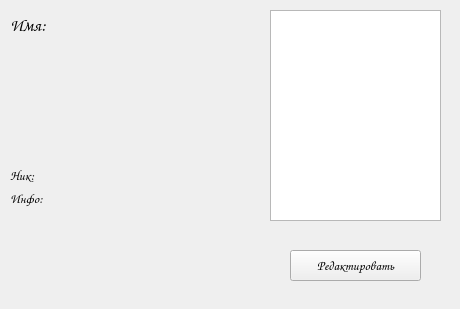
<?xml version="1.0" encoding="UTF-8"?>
<ui version="4.0">
 <class>Form</class>
 <widget class="QWidget" name="Form">
  <property name="geometry">
   <rect>
    <x>0</x>
    <y>0</y>
    <width>460</width>
    <height>309</height>
   </rect>
  </property>
  <property name="font">
   <font>
    <family>Comic Sans MS</family>
    <pointsize>10</pointsize>
   </font>
  </property>
  <property name="windowTitle">
   <string>Form</string>
  </property>
  <widget class="QStackedWidget" name="stackedWidget">
   <property name="geometry">
    <rect>
     <x>0</x>
     <y>0</y>
     <width>451</width>
     <height>291</height>
    </rect>
   </property>
   <property name="currentIndex">
    <number>0</number>
   </property>
   <widget class="QWidget" name="page_users">
    <widget class="QLabel" name="label_3">
     <property name="geometry">
      <rect>
       <x>10</x>
       <y>190</y>
       <width>241</width>
       <height>91</height>
      </rect>
     </property>
     <property name="text">
      <string>Инфо: </string>
     </property>
     <property name="textFormat">
      <enum>Qt::AutoText</enum>
     </property>
     <property name="scaledContents">
      <bool>false</bool>
     </property>
     <property name="alignment">
      <set>Qt::AlignLeading|Qt::AlignLeft|Qt::AlignTop</set>
     </property>
     <property name="wordWrap">
      <bool>true</bool>
     </property>
    </widget>
    <widget class="QPushButton" name="edit_btn">
     <property name="enabled">
      <bool>true</bool>
     </property>
     <property name="geometry">
      <rect>
       <x>290</x>
       <y>250</y>
       <width>131</width>
       <height>31</height>
      </rect>
     </property>
     <property name="text">
      <string>Редактировать</string>
     </property>
    </widget>
    <widget class="QListWidget" name="list">
     <property name="geometry">
      <rect>
       <x>270</x>
       <y>10</y>
       <width>171</width>
       <height>211</height>
      </rect>
     </property>
    </widget>
    <widget class="QLabel" name="label_1">
     <property name="geometry">
      <rect>
       <x>10</x>
       <y>160</y>
       <width>241</width>
       <height>31</height>
      </rect>
     </property>
     <property name="text">
      <string>Ник:</string>
     </property>
    </widget>
    <widget class="QLabel" name="label_2">
     <property name="geometry">
      <rect>
       <x>10</x>
       <y>10</y>
       <width>241</width>
       <height>31</height>
      </rect>
     </property>
     <property name="font">
      <font>
       <family>Comic Sans MS</family>
       <pointsize>13</pointsize>
      </font>
     </property>
     <property name="text">
      <string>Имя:</string>
     </property>
    </widget>
    <widget class="QLabel" name="img_prof">
     <property name="geometry">
      <rect>
       <x>10</x>
       <y>40</y>
       <width>151</width>
       <height>111</height>
      </rect>
     </property>
     <property name="text">
      <string/>
     </property>
    </widget>
   </widget>
   <widget class="QWidget" name="page_edit">
    <widget class="QLineEdit" name="pass_line">
     <property name="geometry">
      <rect>
       <x>10</x>
       <y>110</y>
       <width>181</width>
       <height>31</height>
      </rect>
     </property>
     <property name="text">
      <string/>
     </property>
    </widget>
    <widget class="QLineEdit" name="name2_line">
     <property name="geometry">
      <rect>
       <x>250</x>
       <y>40</y>
       <width>191</width>
       <height>31</height>
      </rect>
     </property>
     <property name="text">
      <string/>
     </property>
    </widget>
    <widget class="QLabel" name="label_4">
     <property name="geometry">
      <rect>
       <x>10</x>
       <y>80</y>
       <width>91</width>
       <height>16</height>
      </rect>
     </property>
     <property name="text">
      <string>Пароль:</string>
     </property>
    </widget>
    <widget class="QLabel" name="label_5">
     <property name="geometry">
      <rect>
       <x>250</x>
       <y>10</y>
       <width>91</width>
       <height>16</height>
      </rect>
     </property>
     <property name="text">
      <string>Фамилия:</string>
     </property>
    </widget>
    <widget class="QLabel" name="label_6">
     <property name="geometry">
      <rect>
       <x>250</x>
       <y>80</y>
       <width>91</width>
       <height>16</height>
      </rect>
     </property>
     <property name="text">
      <string>Обо мне:</string>
     </property>
    </widget>
    <widget class="QPushButton" name="back_btn">
     <property name="enabled">
      <bool>true</bool>
     </property>
     <property name="geometry">
      <rect>
       <x>20</x>
       <y>250</y>
       <width>131</width>
       <height>31</height>
      </rect>
     </property>
     <property name="text">
      <string>Назад</string>
     </property>
    </widget>
    <widget class="QPushButton" name="editconf_btn">
     <property name="enabled">
      <bool>true</bool>
     </property>
     <property name="geometry">
      <rect>
       <x>350</x>
       <y>250</y>
       <width>91</width>
       <height>31</height>
      </rect>
     </property>
     <property name="text">
      <string>Изменить</string>
     </property>
    </widget>
    <widget class="QTextEdit" name="about_line">
     <property name="geometry">
      <rect>
       <x>250</x>
       <y>110</y>
       <width>191</width>
       <height>131</height>
      </rect>
     </property>
     <property name="html">
      <string>&lt;!DOCTYPE HTML PUBLIC &quot;-//W3C//DTD HTML 4.0//EN&quot; &quot;http://www.w3.org/TR/REC-html40/strict.dtd&quot;&gt;
&lt;html&gt;&lt;head&gt;&lt;meta name=&quot;qrichtext&quot; content=&quot;1&quot; /&gt;&lt;style type=&quot;text/css&quot;&gt;
p, li { white-space: pre-wrap; }
&lt;/style&gt;&lt;/head&gt;&lt;body style=&quot; font-family:'Comic Sans MS'; font-size:10pt; font-weight:400; font-style:normal;&quot;&gt;
&lt;p style=&quot;-qt-paragraph-type:empty; margin-top:0px; margin-bottom:0px; margin-left:0px; margin-right:0px; -qt-block-indent:0; text-indent:0px;&quot;&gt;&lt;br /&gt;&lt;/p&gt;&lt;/body&gt;&lt;/html&gt;</string>
     </property>
    </widget>
    <widget class="QPushButton" name="delacc_btn">
     <property name="geometry">
      <rect>
       <x>250</x>
       <y>250</y>
       <width>91</width>
       <height>31</height>
      </rect>
     </property>
     <property name="text">
      <string>Удалить</string>
     </property>
    </widget>
    <widget class="QLineEdit" name="name_line">
     <property name="geometry">
      <rect>
       <x>10</x>
       <y>40</y>
       <width>181</width>
       <height>31</height>
      </rect>
     </property>
     <property name="text">
      <string/>
     </property>
    </widget>
    <widget class="QLabel" name="label_8">
     <property name="geometry">
      <rect>
       <x>10</x>
       <y>10</y>
       <width>91</width>
       <height>16</height>
      </rect>
     </property>
     <property name="text">
      <string>Имя:</string>
     </property>
    </widget>
    <widget class="QSpinBox" name="lvl_line">
     <property name="enabled">
      <bool>false</bool>
     </property>
     <property name="geometry">
      <rect>
       <x>20</x>
       <y>180</y>
       <width>81</width>
       <height>31</height>
      </rect>
     </property>
     <property name="maximum">
      <number>2</number>
     </property>
     <property name="value">
      <number>1</number>
     </property>
    </widget>
    <widget class="QLabel" name="label_9">
     <property name="geometry">
      <rect>
       <x>20</x>
       <y>150</y>
       <width>131</width>
       <height>16</height>
      </rect>
     </property>
     <property name="text">
      <string>Уровень прав:</string>
     </property>
    </widget>
   </widget>
  </widget>
 </widget>
 <resources/>
 <connections/>
</ui>
